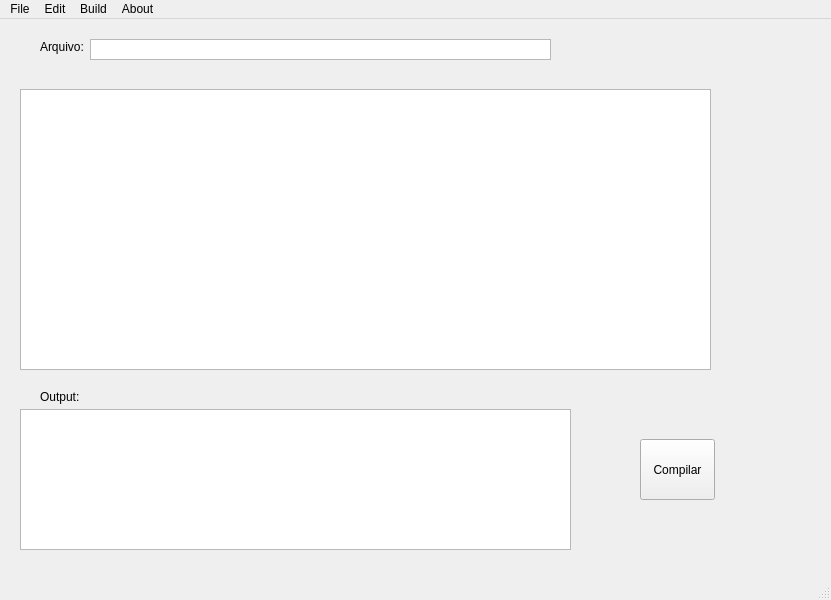
<?xml version="1.0" encoding="UTF-8"?>
<ui version="4.0">
 <class>MainWindow</class>
 <widget class="QMainWindow" name="MainWindow">
  <property name="geometry">
   <rect>
    <x>0</x>
    <y>0</y>
    <width>831</width>
    <height>600</height>
   </rect>
  </property>
  <property name="minimumSize">
   <size>
    <width>831</width>
    <height>600</height>
   </size>
  </property>
  <property name="maximumSize">
   <size>
    <width>831</width>
    <height>600</height>
   </size>
  </property>
  <property name="windowTitle">
   <string>Compilador</string>
  </property>
  <widget class="QWidget" name="centralwidget">
   <widget class="QTextEdit" name="textEdit">
    <property name="geometry">
     <rect>
      <x>20</x>
      <y>70</y>
      <width>691</width>
      <height>281</height>
     </rect>
    </property>
   </widget>
   <widget class="QListWidget" name="listWidget">
    <property name="geometry">
     <rect>
      <x>20</x>
      <y>390</y>
      <width>551</width>
      <height>141</height>
     </rect>
    </property>
    <property name="whatsThis">
     <string>&lt;html&gt;&lt;head/&gt;&lt;body&gt;&lt;p&gt;&lt;br/&gt;&lt;/p&gt;&lt;/body&gt;&lt;/html&gt;</string>
    </property>
    <property name="styleSheet">
     <string notr="true">QListWidget:item{
   	border:2px solid black;
   	background-color.white;
   	color:red;
}
QListWidget:item:hover{
	color:red;
  	background-color:blue;
}
QListWidget:item:selected{
  	color.white,
  	background-color:red;
 }
</string>
    </property>
   </widget>
   <widget class="QLabel" name="label">
    <property name="geometry">
     <rect>
      <x>40</x>
      <y>20</y>
      <width>49</width>
      <height>16</height>
     </rect>
    </property>
    <property name="text">
     <string>Arquivo:</string>
    </property>
   </widget>
   <widget class="QLabel" name="label_2">
    <property name="geometry">
     <rect>
      <x>40</x>
      <y>370</y>
      <width>49</width>
      <height>16</height>
     </rect>
    </property>
    <property name="text">
     <string>Output:</string>
    </property>
   </widget>
   <widget class="QListWidget" name="listWidget_2">
    <property name="geometry">
     <rect>
      <x>90</x>
      <y>20</y>
      <width>461</width>
      <height>21</height>
     </rect>
    </property>
   </widget>
   <widget class="QPushButton" name="pushButton">
    <property name="geometry">
     <rect>
      <x>640</x>
      <y>420</y>
      <width>75</width>
      <height>61</height>
     </rect>
    </property>
    <property name="text">
     <string>Compilar</string>
    </property>
   </widget>
  </widget>
  <widget class="QStatusBar" name="statusbar"/>
  <widget class="QMenuBar" name="menubar">
   <property name="geometry">
    <rect>
     <x>0</x>
     <y>0</y>
     <width>831</width>
     <height>22</height>
    </rect>
   </property>
   <widget class="QMenu" name="menuFile">
    <property name="title">
     <string>File</string>
    </property>
    <addaction name="actionNew"/>
    <addaction name="actionOpen"/>
    <addaction name="separator"/>
    <addaction name="actionSave_As"/>
    <addaction name="separator"/>
    <addaction name="actionDelete_File"/>
   </widget>
   <widget class="QMenu" name="menuEdit">
    <property name="title">
     <string>Edit</string>
    </property>
    <addaction name="actionCopy"/>
    <addaction name="actionPaste"/>
    <addaction name="actionCut"/>
    <addaction name="separator"/>
    <addaction name="actionRedo"/>
    <addaction name="actionUndo"/>
   </widget>
   <widget class="QMenu" name="menuAbout">
    <property name="title">
     <string>About</string>
    </property>
    <addaction name="actionCompiler"/>
   </widget>
   <widget class="QMenu" name="menuBuild">
    <property name="title">
     <string>Build</string>
    </property>
    <addaction name="actionRun"/>
   </widget>
   <addaction name="menuFile"/>
   <addaction name="menuEdit"/>
   <addaction name="menuBuild"/>
   <addaction name="menuAbout"/>
  </widget>
  <action name="actionNew">
   <property name="text">
    <string>New</string>
   </property>
  </action>
  <action name="actionOpen">
   <property name="text">
    <string>Open</string>
   </property>
  </action>
  <action name="actionSave_As">
   <property name="text">
    <string>Save as</string>
   </property>
  </action>
  <action name="actionCopy">
   <property name="text">
    <string>Copy</string>
   </property>
  </action>
  <action name="actionCut">
   <property name="text">
    <string>Cut</string>
   </property>
  </action>
  <action name="actionPaste">
   <property name="text">
    <string>Paste</string>
   </property>
  </action>
  <action name="actionRedo">
   <property name="text">
    <string>Redo</string>
   </property>
  </action>
  <action name="actionUndo">
   <property name="text">
    <string>Undo</string>
   </property>
  </action>
  <action name="actionCompiler">
   <property name="text">
    <string>Compiler</string>
   </property>
  </action>
  <action name="actionDelete_File">
   <property name="text">
    <string>Delete File</string>
   </property>
  </action>
  <action name="actionRun">
   <property name="text">
    <string>Run</string>
   </property>
  </action>
 </widget>
 <resources/>
 <connections/>
</ui>
